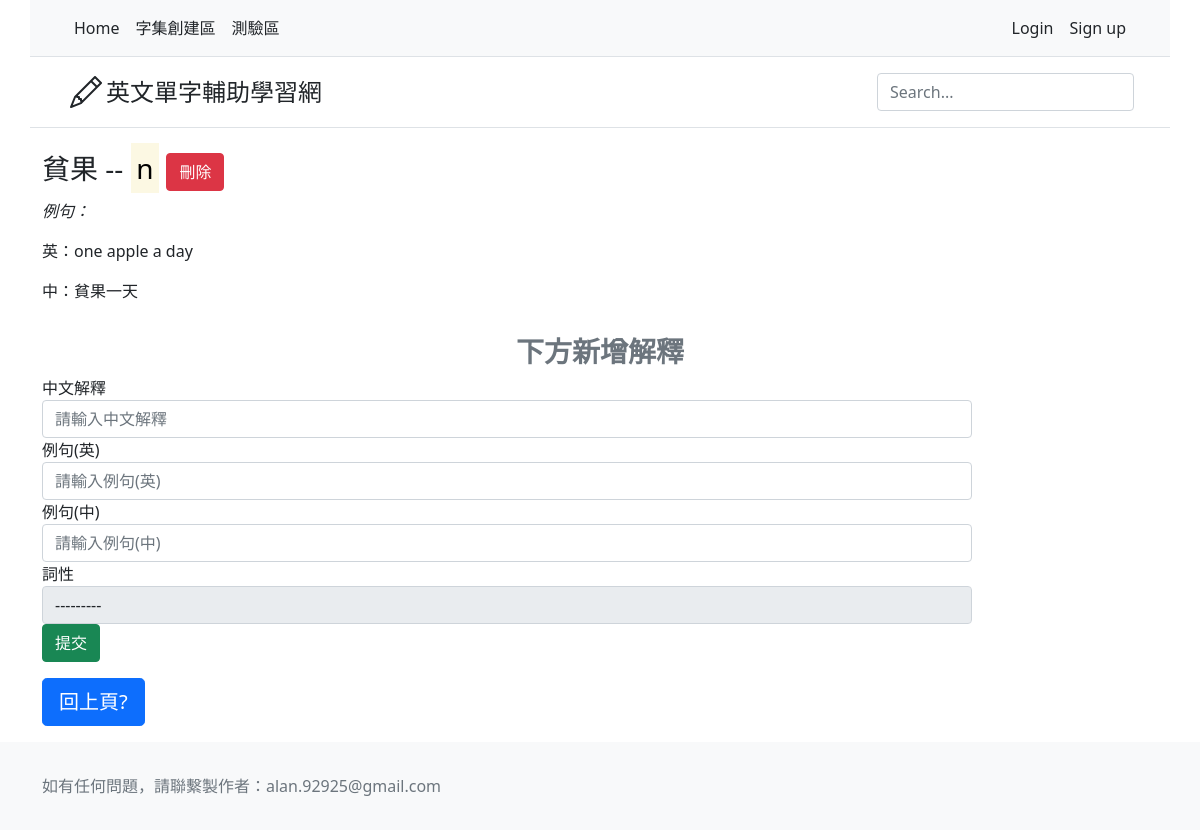
The page /words/WordEditor/voc/meaning/71 on the database its author committed.
### words/models.py (models this page shows, shortened)
class Meaning(models.Model):
    vocabulary = models.ForeignKey(Vocabulary, on_delete=models.CASCADE)
    noun = 'n'
    pronoun = 'pron'
    verb = 'v'
    adjective = 'adj'
    adverb = 'adv'
    preposition = 'prep'
    conjunction = 'conj'
    interjection = 'int'
    SPEECH_CHOICES = [
        (noun, 'n.'),
        (pronoun, 'pron.'),
        (verb, 'v.'),
        (adjective, 'adj.'),
        (adverb, 'adv.'),
        (preposition, 'prep.'),
        (conjunction, 'conj.'),
        (interjection, 'int.'),
    ]
    chinese = models.CharField(max_length = 50)
    chinese_sentences = models.CharField(max_length = 250)
    english_sentences = models.CharField(max_length = 250)
    speech = models.CharField(
        max_length = 4,
        choices = SPEECH_CHOICES,
        blank = False
    )

### words/views.py (the view)
# urls.py: path('WordEditor/voc/meaning/<int:voc_id>', views.MeaningEditor, name='MeaningEditor'),
def MeaningEditor(request, voc_id):
    object = get_object_or_404(Vocabulary, pk=voc_id)
    Meaning_list = object.meaning_set.order_by('-pk')
    form = MeaningSetModelForm()
    context = {
        'Meaning_list': Meaning_list,
        'title': object.english,
        'Voc_id': object.pk,
        'Set_id': object.character_set.pk,
        'form': form
    }
    return render(request, 'words/MeaningEditor.html', context)

### words/forms.py
class MeaningSetModelForm(forms.ModelForm):
    class Meta:
        model = Meaning
        exclude = ['vocabulary']
        widgets = {
            'chinese': forms.TextInput(attrs={'class': 'form-control', 'placeholder': '請輸入中文解釋'}),
            'chinese_sentences': forms.TextInput(attrs={'class': 'form-control', 'placeholder': '請輸入例句(中)'}),
            'english_sentences': forms.TextInput(attrs={'class': 'form-control', 'placeholder': '請輸入例句(英)'}),
            'speech': forms.Select(attrs={'class': 'form-control', 'placeholder': '請輸入例句(英)'})
        }
        labels = {
            'chinese': '中文解釋',
            'chinese_sentences': '例句(中)',
            'english_sentences': '例句(英)',
            'speech': '詞性'
        }

### words/templates/words/MeaningEditor.html (shortened to what this page needs)
{% extends 'base.html' %}
{% block reference %}
    {% load static %}
{% endblock %}
{% block content %}
    {% if Meaning_list %}
        <ul class = "list-unstyled">
            {% for Meaning in Meaning_list %}
                <li>
                    <h3 id = "{{ Meaning.pk }}">{{ Meaning.chinese }}&nbsp;--&nbsp;<mark>{{ Meaning.speech }}</mark>
                        <button type = "button" class = "btn btn-danger" onclick="delMeaning(this);">刪除</button></h3>
                    <p><em>例句：</em></p>
                    <p>英：{{ Meaning.english_sentences }}</p>
                    <p>中：{{ Meaning.chinese_sentences }}</p>
                </li>
            {% endfor %}
        </ul>
    {% else %}
        <h1>No Meaning are available.</h1>
    {% endif %}
    <div class="text-muted"><h3 class = "text-center"><strong>下方新增解釋</strong></h3></div>
    <form class = "form-horizontal" action="{% url 'words:AddMeaning'%}" method="POST">
        <div class = "form-group">
            <label class = "col-sm-2 control-label">{{ form.chinese.label }}</label>
            <div class = "col-sm-10">
                {{ form.chinese }}
            </div>
        </div>
        <div class = "form-group">
            <label class = "col-sm-2 control-label">{{ form.english_sentences.label }}</label>
            <div class = "col-sm-10">
                {{ form.english_sentences }}
            </div>
        </div>
        <div class = "form-group">
            <label class = "col-sm-2 control-label">{{ form.chinese_sentences.label }}</label>
            <div class = "col-sm-10">
                {{ form.chinese_sentences }}
            </div>
        </div>
        <div class = "form-group">
            <label class = "col-sm-2 control-label" >{{ form.speech.label }}</label>
            <div class = "col-sm-10">
                {{ form.speech }}
            </div>
        </div>
        <div class = "form-group">
            <div class = "col-sm-offset-2 col-sm-10">
                <button type="submit" class = "btn btn-success">提交</button>
            </div>
        </div>
    </form>
    <p>
    <input type = "button" class = "btn btn-lg btn-primary" value="回上頁?" onclick="location.href='{% url 'words:VocabularyEditor' Set_id %}'">
{% endblock %}

### rows shown on the page
Meaning: chinese "貧果", speech "n", english_sentences "one apple a day", chinese_sentences "貧果一天"
